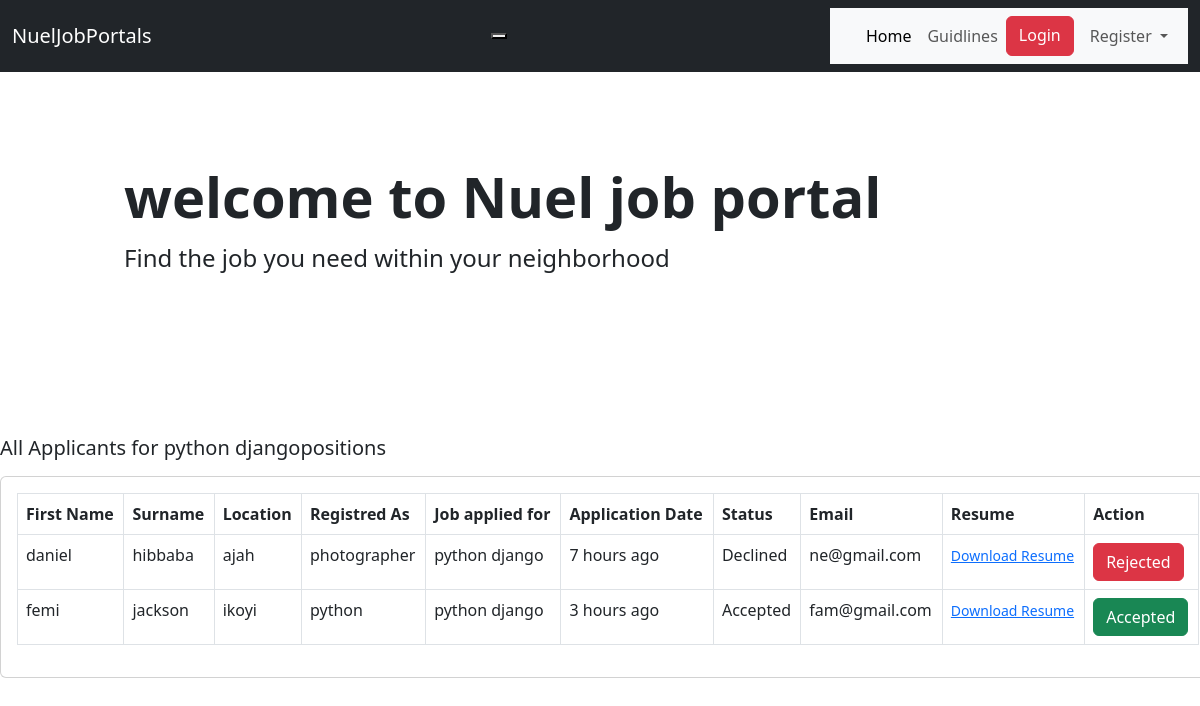
Screenshot of /all-applicants/1/ with the database file from the repository.
### job/models.py (models this page shows, shortened)
class AvailableJobs(models.Model):
   job_type_choices=(
      ('Remote','Remote'),
      ('Onsite','Onsite'),
      ('Hybrid','Hybrid')
   )
   user = models.ForeignKey(User, on_delete=models.CASCADE)
   employers = models.ForeignKey(Employers, on_delete=models.CASCADE)
   title = models.CharField(max_length=200)
   city = models.CharField(max_length=200)
   location = models.ForeignKey(Location, on_delete=models.CASCADE,blank=True,null=True)
   salary = models.PositiveIntegerField(default=35000)
   requirements = models.TextField()
   ideal_candidate =models.TextField()
   is_available =models.BooleanField(default=True)
   date_created = models.DateField(auto_now_add = True, null=True, blank=True)
   created_on = models.DateTimeField(auto_now_add = True, null=True, blank=True)
   industry = models.ForeignKey(Industry, on_delete=models.CASCADE,blank=True,null=True)
   job_type= models.CharField(max_length=200,choices=job_type_choices,null=True,blank=True)
   class Meta:
      verbose_name_plural='AvailableJobs'
      ordering = ['-date_created']

class ApplyJob(models.Model):
   status_choices=(
      ('Accepted','Accepted'),
      ('Declined','Declined'),
      ('Pending','Pending')
      )
   user = models.ForeignKey(User, on_delete=models.CASCADE)
   job = models.ForeignKey(AvailableJobs, on_delete=models.CASCADE)
   timestamp =models.DateTimeField(auto_now_add=True)
   status = models.CharField(max_length=20, choices=status_choices)

### account/models.py (models this page shows)
class User(AbstractUser):
    email =models.EmailField(unique=True)
    is_recruiter =models.BooleanField(default=False)
    is_applicant =models.BooleanField(default=False)
    is_resume =models.BooleanField(default=False)
    is_company =models.BooleanField(default=False)

### resume/models.py (models this page shows, shortened)
class Resume(models.Model):
   user = models.OneToOneField(User, on_delete=models.CASCADE)
   img = CloudinaryField(blank=True,null=True)
   first_name = models.CharField(max_length=200)
   surname = models.CharField(max_length=200)
   location = models.CharField(max_length=200)
   job_title = models.CharField(max_length=200)
   upload_resume =models.FileField(upload_to='resume',null=True, blank=True)
   date_created = models.DateField(auto_now_add = True, null=True, blank=True)
   class Meta:
      verbose_name_plural='Resume'
      ordering = ['-date_created']

### products/views.py (the view)
# urls.py: path('all-applicants/<int:pk>/', views.all_applicants, name='all-applicants'),
def all_applicants(request,pk):
    job =AvailableJobs.objects.get(pk=pk)
    applicants =job.applyjob_set.all()
    context={'job':job, 'applicants':applicants}
    return render(request,'jobs/all_applicants.html',context)

### templates/jobs/all_applicants.html (shortened to what this page needs)
{% extends 'layouts/base.html' %}
{% load widget_tweaks %}
{% load humanize %}
{% block content %}
<h5 class="card-title mb-3">All Applicants for {{ job.title }}positions</h5>
<div class="card mx-auto" style="width: 76rem;">
    <div class="card-body">
        <table class="table table-bordered">
            <thead>
                <tr>
                    <th>First Name</th>
                    <th>
                       Surname
                    </th>
                    <th>Location</th>
                    <th>
                        Registred As
                    </th>
                    <th>
                       Job applied for
                    </th>
                    <th>Application Date</th>
                    <th>Status </th>
                    <th>Email </th>
                    <th>
                       Resume
                    </th>
                    <th>Action</th>
                </tr>
            </thead>
            <tbody>
                {% for apply in applicants %}
                <tr>
                    <td>{{ apply.user.resume.first_name }}</td>
                    <td>{{ apply.user.resume.surname }}</td>
                    <td>{{ apply.user.resume.location }}</td>
                    <td>{{ apply.user.resume.job_title }}</td>
                    <td>{{ apply.job.title }}</td>
                    <td>{{ apply.timestamp|naturaltime }}</td>
                    <td>{{ apply.status}}</td>
                    <td>{{ apply.user}}</td>
                    <td><a target="_blank" href="{{ apply.user.resume.upload_resume.url }}"><small>Download Resume</small></a></td>
                    {% if apply.status == "Accepted" %}
                     <td><button class="btn btn-success">Accepted</button></td>
                    {% elif apply.status == "Declined" %}
                    <td><button class="btn btn-danger">Rejected</button></td>
                    {% else %}
                    <td><a href="{% url 'products:accepted' apply.pk %}" class="btn btn-success" type="submit">Accept</a> <a href="{% url 'products:declined' apply.pk %}" class="btn btn-danger" type="submit">Decline</a></td>
                   {% endif %}
                </tr>
                {% endfor %}
            </tbody>
        </table>
    </div>
</div>
{% endblock %}

### rows the page displays
AvailableJobs: title "python django"
ApplyJob: user.resume.first_name "daniel", user.resume.surname "hibbaba", user.resume.location "ajah", user.resume.job_title "photographer", job "python django", timestamp "7 hours ago", status "Declined", user "ne@gmail.com", shows "Rejected"
ApplyJob: user.resume.first_name "femi", user.resume.surname "jackson", user.resume.location "ikoyi", user.resume.job_title "python", job "python django", timestamp "3 hours ago", status "Accepted", user "fam@gmail.com"
